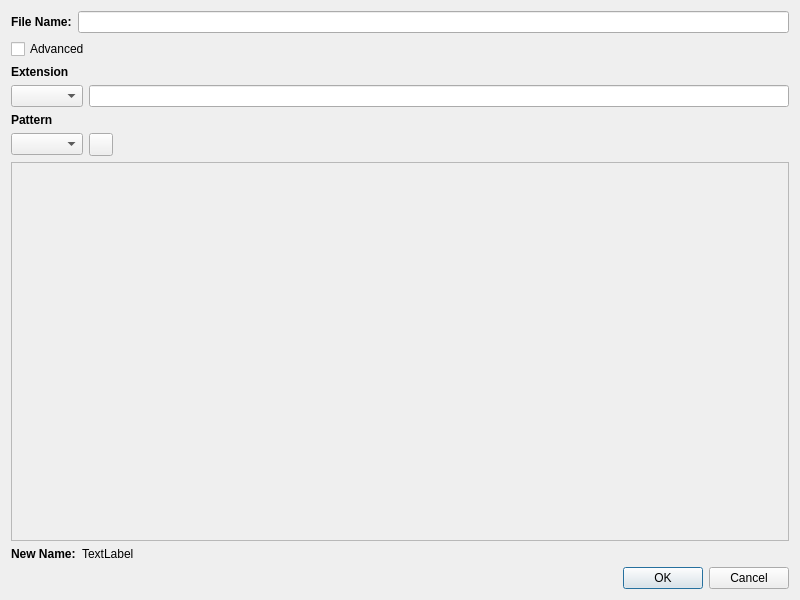
<?xml version="1.0" encoding="UTF-8"?>
<ui version="4.0">
 <class>RenameDialog</class>
 <widget class="QDialog" name="RenameDialog">
  <property name="geometry">
   <rect>
    <x>0</x>
    <y>0</y>
    <width>800</width>
    <height>600</height>
   </rect>
  </property>
  <property name="minimumSize">
   <size>
    <width>800</width>
    <height>0</height>
   </size>
  </property>
  <property name="windowTitle">
   <string>Rename</string>
  </property>
  <layout class="QVBoxLayout" name="verticalLayout_3">
   <item>
    <layout class="QHBoxLayout" name="fileNameLayout">
     <item>
      <widget class="QLabel" name="label_2">
       <property name="sizePolicy">
        <sizepolicy hsizetype="Fixed" vsizetype="Fixed">
         <horstretch>0</horstretch>
         <verstretch>0</verstretch>
        </sizepolicy>
       </property>
       <property name="font">
        <font>
         <weight>75</weight>
         <bold>true</bold>
        </font>
       </property>
       <property name="text">
        <string>File Name:</string>
       </property>
      </widget>
     </item>
     <item>
      <widget class="QLineEdit" name="fileNameEdit"/>
     </item>
    </layout>
   </item>
   <item>
    <widget class="QCheckBox" name="patternCheckBox">
     <property name="text">
      <string>Advanced</string>
     </property>
    </widget>
   </item>
   <item>
    <widget class="QWidget" name="patternLayoutWidget" native="true">
     <property name="minimumSize">
      <size>
       <width>0</width>
       <height>400</height>
      </size>
     </property>
     <layout class="QVBoxLayout" name="verticalLayout">
      <property name="margin">
       <number>0</number>
      </property>
      <item>
       <layout class="QVBoxLayout" name="patternSelectLayout">
        <item>
         <widget class="QLabel" name="label_4">
          <property name="sizePolicy">
           <sizepolicy hsizetype="Fixed" vsizetype="Fixed">
            <horstretch>0</horstretch>
            <verstretch>0</verstretch>
           </sizepolicy>
          </property>
          <property name="font">
           <font>
            <weight>75</weight>
            <bold>true</bold>
           </font>
          </property>
          <property name="text">
           <string>Extension</string>
          </property>
         </widget>
        </item>
        <item>
         <layout class="QHBoxLayout" name="fileExtensionLayout">
          <item>
           <widget class="QComboBox" name="fileExtensionComboBox"/>
          </item>
          <item>
           <widget class="QLineEdit" name="fileExtensionEdit"/>
          </item>
         </layout>
        </item>
        <item>
         <widget class="QLabel" name="label">
          <property name="sizePolicy">
           <sizepolicy hsizetype="Preferred" vsizetype="Fixed">
            <horstretch>0</horstretch>
            <verstretch>0</verstretch>
           </sizepolicy>
          </property>
          <property name="font">
           <font>
            <weight>75</weight>
            <bold>true</bold>
           </font>
          </property>
          <property name="frameShape">
           <enum>QFrame::NoFrame</enum>
          </property>
          <property name="text">
           <string>Pattern</string>
          </property>
         </widget>
        </item>
        <item>
         <layout class="QHBoxLayout" name="horizontalLayout">
          <item>
           <widget class="QComboBox" name="patternComboBox"/>
          </item>
          <item>
           <widget class="QToolButton" name="addPatternButton">
            <property name="icon">
             <iconset resource="RenameDialog.qrc">
              <normaloff>:/images/add.png</normaloff>:/images/add.png</iconset>
            </property>
           </widget>
          </item>
          <item>
           <spacer name="horizontalSpacer">
            <property name="orientation">
             <enum>Qt::Horizontal</enum>
            </property>
            <property name="sizeHint" stdset="0">
             <size>
              <width>40</width>
              <height>20</height>
             </size>
            </property>
           </spacer>
          </item>
         </layout>
        </item>
       </layout>
      </item>
      <item>
       <widget class="QScrollArea" name="scrollArea">
        <property name="minimumSize">
         <size>
          <width>100</width>
          <height>100</height>
         </size>
        </property>
        <property name="widgetResizable">
         <bool>true</bool>
        </property>
        <widget class="QWidget" name="patternWidgetContents">
         <property name="geometry">
          <rect>
           <x>0</x>
           <y>0</y>
           <width>786</width>
           <height>381</height>
          </rect>
         </property>
         <layout class="QVBoxLayout" name="verticalLayout_2">
          <item>
           <layout class="QVBoxLayout" name="patternLayout"/>
          </item>
         </layout>
        </widget>
       </widget>
      </item>
      <item>
       <layout class="QHBoxLayout" name="newNameLayout">
        <item>
         <widget class="QLabel" name="label_3">
          <property name="sizePolicy">
           <sizepolicy hsizetype="Fixed" vsizetype="Fixed">
            <horstretch>0</horstretch>
            <verstretch>0</verstretch>
           </sizepolicy>
          </property>
          <property name="font">
           <font>
            <weight>75</weight>
            <bold>true</bold>
           </font>
          </property>
          <property name="text">
           <string>New Name:</string>
          </property>
         </widget>
        </item>
        <item>
         <widget class="QLabel" name="newName">
          <property name="sizePolicy">
           <sizepolicy hsizetype="Preferred" vsizetype="Fixed">
            <horstretch>0</horstretch>
            <verstretch>0</verstretch>
           </sizepolicy>
          </property>
          <property name="text">
           <string>TextLabel</string>
          </property>
         </widget>
        </item>
       </layout>
      </item>
     </layout>
    </widget>
   </item>
   <item>
    <widget class="QDialogButtonBox" name="buttonBox">
     <property name="sizePolicy">
      <sizepolicy hsizetype="Minimum" vsizetype="Fixed">
       <horstretch>0</horstretch>
       <verstretch>0</verstretch>
      </sizepolicy>
     </property>
     <property name="orientation">
      <enum>Qt::Horizontal</enum>
     </property>
     <property name="standardButtons">
      <set>QDialogButtonBox::Cancel|QDialogButtonBox::Ok</set>
     </property>
    </widget>
   </item>
  </layout>
 </widget>
 <resources>
  <include location="RenameDialog.qrc"/>
 </resources>
 <connections>
  <connection>
   <sender>buttonBox</sender>
   <signal>accepted()</signal>
   <receiver>RenameDialog</receiver>
   <slot>accept()</slot>
   <hints>
    <hint type="sourcelabel">
     <x>248</x>
     <y>254</y>
    </hint>
    <hint type="destinationlabel">
     <x>157</x>
     <y>274</y>
    </hint>
   </hints>
  </connection>
  <connection>
   <sender>buttonBox</sender>
   <signal>rejected()</signal>
   <receiver>RenameDialog</receiver>
   <slot>reject()</slot>
   <hints>
    <hint type="sourcelabel">
     <x>316</x>
     <y>260</y>
    </hint>
    <hint type="destinationlabel">
     <x>286</x>
     <y>274</y>
    </hint>
   </hints>
  </connection>
 </connections>
</ui>
